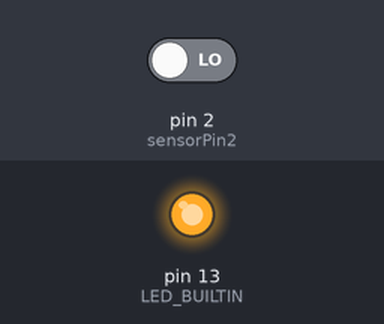
A sketch run on a simulated Arduino Uno, built with avr-gcc and run on an emulated ATmega328P. Parts: output pins drawn as LEDs (lit = HIGH). Inputs (shaded band) come from the test bench; at power-on: pin 2 (sensorPin2) LOW.

Above: at 0.1 s.
Timing chart, 0 to 1.6 s (numbered marks = the images above):
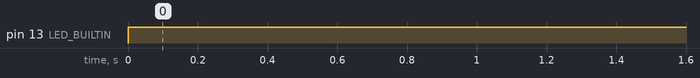

The sketch:

laser-maze.ino
```cpp
int sensorPin2 = 2;
int sensorPin3 = 3;
int sensorPin4 = 4;
int sensorPin5 = 5;
int sensorPin6 = 6;

int sensors[5] = {sensorPin2, sensorPin3, sensorPin4, sensorPin5, sensorPin6};

int sensorCount = sizeof(sensors) / sizeof(sensors[0]);

void setup() {
  pinMode(LED_BUILTIN, OUTPUT);
  for (int i = 0; i < sensorCount; i++) {
    pinMode(sensors[i], INPUT);
  }
}

void loop() {
  int brokenBeam = false;

  for (int i = 0; i < sensorCount; i++) {
    int sensorState = digitalRead(sensors[i]);

    if (sensorState == LOW) {
      brokenBeam = true;
      break;
    }
  }

  digitalWrite(LED_BUILTIN, brokenBeam ? HIGH : LOW);
  delay(1);  // delay in between reads for stability
}
```

Measured:
- by itself, pin 13 (LED_BUILTIN): LOW → HIGH at 0.00 s
